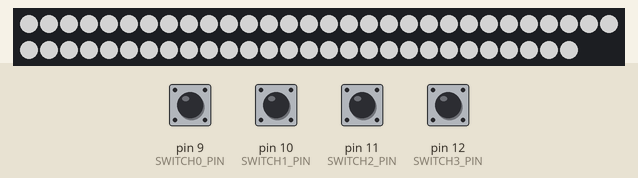
Recording of a program running on a simulated Arduino Micro, built with avr-gcc and run on an emulated ATmega32U4. On the bench: 58 RGB LEDs in strip order, left to right, continuing on the next row. Inputs (shaded band) come from the test bench; at power-on: pin 9 (SWITCH0_PIN), pin 10 (SWITCH1_PIN), pin 11 (SWITCH2_PIN), pin 12 (SWITCH3_PIN) HIGH. Dim RGB values are drawn brighter than linear.

Above: at 6.7 s.
6.8 s: pin 9 (SWITCH0_PIN) pulled LOW for 0.15 s
At 9.1 s:
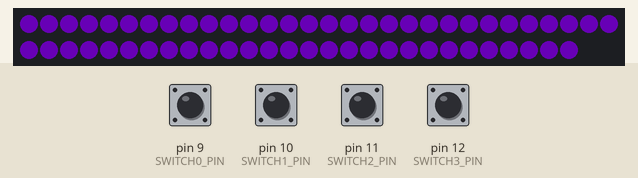
9.4 s: pin 11 (SWITCH2_PIN) pulled LOW for 0.15 s
At 9.71 s:
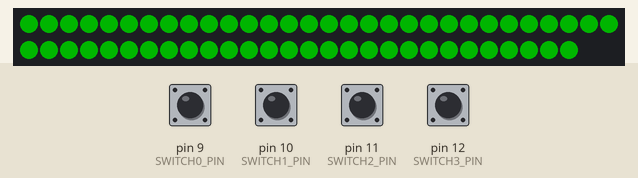
11.9 s: pin 12 (SWITCH3_PIN) pulled LOW for 0.15 s
At 12.37 s:
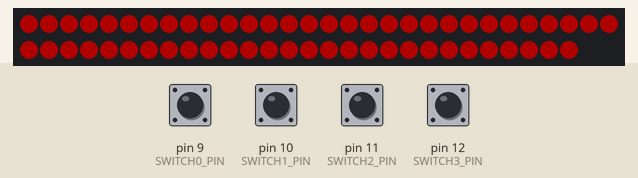
14.6 s: pin 11 (SWITCH2_PIN) pulled LOW for 1 s
At 16.1 s:
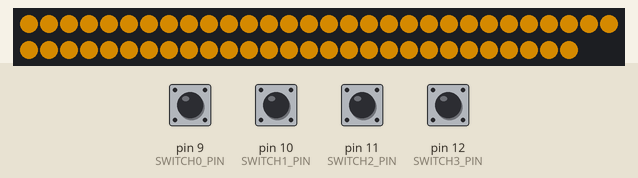
17.1 s: pin 12 (SWITCH3_PIN) pulled LOW for 1 s
At 18.26 s:
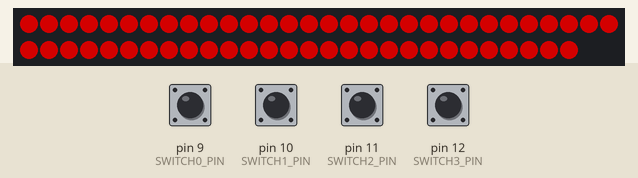
19.6 s: pin 10 (SWITCH1_PIN) pulled LOW for 0.15 s
At 20.07 s:
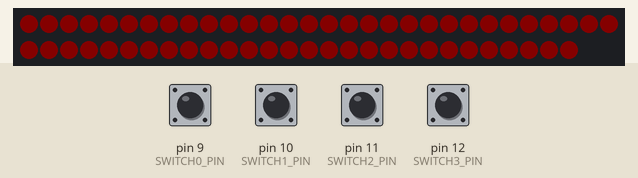
Timing chart, 0 to 22.2 s (numbered marks = the images above; inputs shaded):
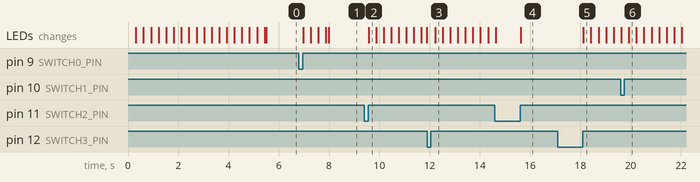

The program:

main.cpp
```cpp
/****************************************************
 *  Include files                                   *
 ****************************************************/
#include <Arduino.h>
#include <Keyboard.h>
#include "Micro.h"
#include "Cfg_Types.h"

/****************************************************
 *  Local variables                                 *
 ****************************************************/

int switchPins[] = {SWITCH0_PIN, SWITCH1_PIN, SWITCH2_PIN, SWITCH3_PIN};
Micro micro(switchPins);

/****************************************************
 *  Setup                                           *
 ****************************************************/

void setup() {

  micro.microInit(); // Initialize the microcontroller

}

/****************************************************
 *  Main                                            *
 ****************************************************/

void loop() {

  micro.checkFootswitch(); // [FR_001, FR_008, FR_012, FR_016]
  micro.mainFunction();
  delay(1);

}
```

Footswitch.h
```cpp
/*=====================================================================================*\
| Author:   Christopher Coyne                                         March 13th, 2024  |
| --------------------------------------------------------------------------------------|
| Date:     March 13th, 2024                                                            |
| --------------------------------------------------------------------------------------|
| MODULE:     [ Footswitch ]                                                            |
| --------------------------------------------------------------------------------------|
| DESCRIPTION:                                                                          |
|    Footswitch class                                                                   |
| --------------------------------------------------------------------------------------|
\*=====================================================================================*/

#ifndef FOOTSWITCH_H
#define FOOTSWITCH_H

/****************************************************
 *  Include files                                   *
 ****************************************************/
#include "Switch.h"
#include "Cfg_Types.h"

/****************************************************
 *  Class definition                                *
 ****************************************************/

class Footswitch {
    private:
        Switch switch0;
        Switch switch1;
        Switch switch2;
        Switch switch3;
    public:
        Footswitch(int switchPins[4]);
        ~Footswitch();
        SwitchID checkSwitches();
};

#endif // FOOTSWITCH_H
```

LEDController.h
```cpp
/*=====================================================================================*\
| Author:   Christopher Coyne                                         March 13th, 2024  |
| --------------------------------------------------------------------------------------|
| MODULE:     [ LEDController ]                                                         |
| --------------------------------------------------------------------------------------|
| DESCRIPTION:                                                                          |
|    LEDController class                                                                |
| --------------------------------------------------------------------------------------|
\*=====================================================================================*/

#ifndef LEDCONTROLLER_H
#define LEDCONTROLLER_H

/****************************************************
 *  Include files                                   *
 ****************************************************/
#include <FastLED.h>
#include "Cfg_Types.h"

/****************************************************
 *  Class definition                                *
 ****************************************************/

class LEDController {
    private:
        CRGB leds[NUM_LEDS];
        float mainInterval;
    public:
        float mainBrightness;
        LEDController();
        ~LEDController();
        void LEDControllerInit();
        void setBrightness(int brightness);
        void setLEDColor(CRGB color);
        void fade(int duration, int count, bool increasing, bool endBright);
        void internalFade();
};

#endif // LEDCONTROLLER_H
```

Micro.h
```cpp
/*=====================================================================================*\
| Author:   Christopher Coyne                                         March 13th, 2024  |
| --------------------------------------------------------------------------------------|
| MODULE:     [ Micro ]                                                                 |
| --------------------------------------------------------------------------------------|
| DESCRIPTION:                                                                          |
|    Micro class                                                                        |
| --------------------------------------------------------------------------------------|
\*=====================================================================================*/

#ifndef MICRO_H
#define MICRO_H

/****************************************************
 *  Include files                                   *
 ****************************************************/
#include "Footswitch.h"
#include "LEDController.h"
#include "SerialCommunication.h"

/****************************************************
 *  Class definition                                *
 ****************************************************/

class Micro {
    private:
        Footswitch footSwitch;
        LEDController ledController;
        SerialCommunication serialCommunication;
        State mainState;
    public:
        Micro(int switchPins[4]);
        ~Micro();
        void microInit();
        void checkFootswitch();
        void mainFunction();
};

#endif // MICRO_H
```

SerialCommunication.h
```cpp
/*=====================================================================================*\
| Author:   Christopher Coyne                                         March 13th, 2024  |
| --------------------------------------------------------------------------------------|
| MODULE:     [ SerialCommunication ]                                                   |
| --------------------------------------------------------------------------------------|
| DESCRIPTION:                                                                          |
|    SerialCommunication class                                                          |
| --------------------------------------------------------------------------------------|
\*=====================================================================================*/

#ifndef SERIALCOMMUNICATION_H
#define SERIALCOMMUNICATION_H

/****************************************************
 *  Include files                                   *
 ****************************************************/
#include <Keyboard.h>
#include <Arduino.h>
#include "Cfg_Types.h"

/****************************************************
 *  Class definition                                *
 ****************************************************/

class SerialCommunication {
    public:
        SerialCommunication();
        ~SerialCommunication();
        void sendCommand(SwitchID id);
};

#endif // SERIALCOMMUNICATION_H
```

Switch.h
```cpp
/*=====================================================================================*\
| Author:   Christopher Coyne                                         March 13th, 2024  |
| --------------------------------------------------------------------------------------|
| MODULE:     [ Switch ]                                                                |
| --------------------------------------------------------------------------------------|
| DESCRIPTION:                                                                          |
|    Switch class                                                                       |
| --------------------------------------------------------------------------------------|
\*=====================================================================================*/

#ifndef SWITCH_H
#define SWITCH_H

/****************************************************
 *  Class definition                                *
 ****************************************************/

class Switch {
    private:
        int id;
        int pin;
    public:
        Switch(int idValue, int pinValue);
        ~Switch();
        bool isPressed();
};

#endif // SWITCH_H
```

Footswitch.cpp
```cpp
/*=====================================================================================*\
| Author:   Christopher Coyne                                         March 13th, 2024  |
| --------------------------------------------------------------------------------------|
| Date:     March 13th, 2024                                                            |
| --------------------------------------------------------------------------------------|
| MODULE:     [ Footswitch ]                                                            |
| --------------------------------------------------------------------------------------|
| DESCRIPTION:                                                                          |
|    Footswitch class                                                                   |
| --------------------------------------------------------------------------------------|
\*=====================================================================================*/

/****************************************************
 *  Include files                                   *
 ****************************************************/
#include "Footswitch.h"
#include "Cfg_Types.h"
#include <Arduino.h>

/****************************************************
 *  Constructor / destructor                        *
 ****************************************************/

Footswitch::Footswitch(int switchPins[4])
           : switch0(0, switchPins[0]),
             switch1(1, switchPins[1]),
             switch2(2, switchPins[2]),
             switch3(3, switchPins[3]) {
    for (int i=0; i<4; i++) {
        pinMode(switchPins[i], INPUT_PULLUP);
    }
}

Footswitch::~Footswitch() {}

/****************************************************
 *  Member functions                                *
 ****************************************************/

SwitchID Footswitch::checkSwitches() {

    if (switch0.isPressed()) {
        int count_ms = 0;
        while (switch0.isPressed() && (count_ms < 1000)) {
            count_ms++;
            delay(1);
        }
        return (count_ms == 1000) ? SWITCH_0_LONG : SWITCH_0; // If Switch 0 pressed for more than 1 second, send long press
                                                              // on rising edge. Otherwise send normal press on rising edge
    }
    if (switch1.isPressed()) {
        while (switch1.isPressed()) { delay(1); } // Send response on rising edge
        return SWITCH_1;
    }
    if (switch2.isPressed()) {
        while (switch2.isPressed()) { delay(1); } // Send response on rising edge
        return SWITCH_2;
    }
    if (switch3.isPressed()) {
        while (switch3.isPressed()) { delay(1); } // Send response on rising edge
        return SWITCH_3;
    }

    return SWITCH_NONE;
}
```

LEDController.cpp
```cpp
/*=====================================================================================*\
| Author:   Christopher Coyne                                         March 13th, 2024  |
| --------------------------------------------------------------------------------------|
| MODULE:     [ LEDController ]                                                         |
| --------------------------------------------------------------------------------------|
| DESCRIPTION:                                                                          |
|    LEDController class                                                                |
| --------------------------------------------------------------------------------------|
\*=====================================================================================*/

/****************************************************
 *  Include files                                   *
 ****************************************************/
#include "LEDController.h"

/****************************************************
 *  Constructor / destructor                        *
 ****************************************************/

LEDController::LEDController() {

    FastLED.addLeds<LED_TYPE, LED_PIN, COLOR_ORDER>(leds, NUM_LEDS).setCorrection( TypicalLEDStrip ); // Add a clockless based CLEDController instance
    FastLED.setBrightness(BRIGHTNESS);

}

LEDController::~LEDController() {}

/****************************************************
 *  Member functions                                *
 ****************************************************/

void LEDController::internalFade() {

    // Keep track of whether the LEDs are fading up or down
    static bool increasing = false;

    // Change fade direction if necessary
    if (mainBrightness <= 1) { increasing = true; }
    else if (mainBrightness >= BRIGHTNESS) { increasing = false; }

    // Set brightness of LED string
    mainBrightness = (increasing) ? mainBrightness + mainInterval : mainBrightness - mainInterval;
    setBrightness(mainBrightness);

    return;
}

void LEDController::fade(int duration, int n, bool increasing, bool endBright) {

    // Set up interval and initial brightness, initialize fade count
    float interval = float(BRIGHTNESS) / (duration / 2.);
    float brightness = (increasing) ? 0. : float(BRIGHTNESS);
    int count = 0;
    bool countLow = (increasing) ? true : false;

    // Gradually fade the LED up and down {n} times
    while (count < n) {

        setBrightness(brightness);

        if (increasing) {
            brightness += interval;
            if (brightness > BRIGHTNESS) {
                increasing = false;
                if (!countLow) {count++;}
                }
        } else {
            brightness -= interval;
            if (brightness <= 1) {
                increasing = true;
                if (countLow) {count++;}
                }
        }

        delay(1); // Wait 1 ms between cycles
    }

    // If the LED strip should end bright (vs. dark)
    if (endBright) {

        while (brightness < BRIGHTNESS) {
            setBrightness(brightness);
            brightness += interval;
            delay(1);
        }

    }

    return;
}

void LEDController::LEDControllerInit() {

    // Initialize main variables
    mainBrightness = BRIGHTNESS;
    mainInterval = BRIGHTNESS / (0.5 * FADE_DURATION);

    // Set initial LED brightness and color
    setBrightness(0);
    setLEDColor(INIT_COLOR);

    // Fade LED strip up and down two times as an init sequence
    fade(300, 2, true, false);

    // Fade LEDs up to BRIGHTNESS to indicate device is ready
    float interval = float(BRIGHTNESS) / 1000.;
    float brightness = 0;
    for (int i=0; i<1001; i++) {
        setBrightness(brightness);
        brightness += interval;
        delay(1);
    }

    return;
}

void LEDController::setBrightness(int brightness) {

    FastLED.setBrightness(brightness);
    FastLED.show();

    return;
}

void LEDController::setLEDColor(CRGB color) {

    fill_solid( leds, NUM_LEDS, color);
    FastLED.show();

    return;
}
```

SerialCommunication.cpp
```cpp
/*=====================================================================================*\
| Author:   Christopher Coyne                                         March 13th, 2024  |
| --------------------------------------------------------------------------------------|
| MODULE:     [ SerialCommunication ]                                                   |
| --------------------------------------------------------------------------------------|
| DESCRIPTION:                                                                          |
|    SerialCommunication class                                                          |
| --------------------------------------------------------------------------------------|
\*=====================================================================================*/

/****************************************************
 *  Include files                                   *
 ****************************************************/
#include "SerialCommunication.h"

/****************************************************
 *  Constructor / destructor                        *
 ****************************************************/

SerialCommunication::SerialCommunication() {}

SerialCommunication::~SerialCommunication() {}

/****************************************************
 *  Member functions                                *
 ****************************************************/

void SerialCommunication::sendCommand(SwitchID id) {

#ifdef SERIAL_ENABLED

    switch(id) {
        case SWITCH_INIT:
            break;
        case SWITCH_0:
            Keyboard.press(REWIND_COMMAND);
            delay(10);
            Keyboard.releaseAll();
            break;
        case SWITCH_0_LONG:
            Keyboard.press(START_COMMAND);
            delay(10);
            Keyboard.releaseAll();
            break;
        case SWITCH_1:
            Keyboard.press(FASTFORWARD_COMMAND);
            delay(10);
            Keyboard.releaseAll();
            break;
        case SWITCH_2:
            Keyboard.press(PLAY_STOP_COMMAND);
            delay(10);
            Keyboard.releaseAll();
            break;
        case SWITCH_3:
            Keyboard.press(RECORD_COMMAND);
            delay(10);
            Keyboard.releaseAll();
            break;
        default:
            break;
    }

#endif // SERIAL_ENABLED

    return;
}
```

Source omitted: Micro.cpp (6935 bytes), Switch.cpp (1522 bytes), Cfg_Types.h (3409 bytes)

Measured:
- after the input at 6.8 s, the LEDs: change after 0.17 s (image 1)
- after the input at 9.4 s, the LEDs: change after 0.17 s (image 2)
- after the input at 11.9 s, the LEDs: change after 0.32 s (image 3)
- after the input at 17.1 s, the LEDs: change after 1.0 s (image 5)
